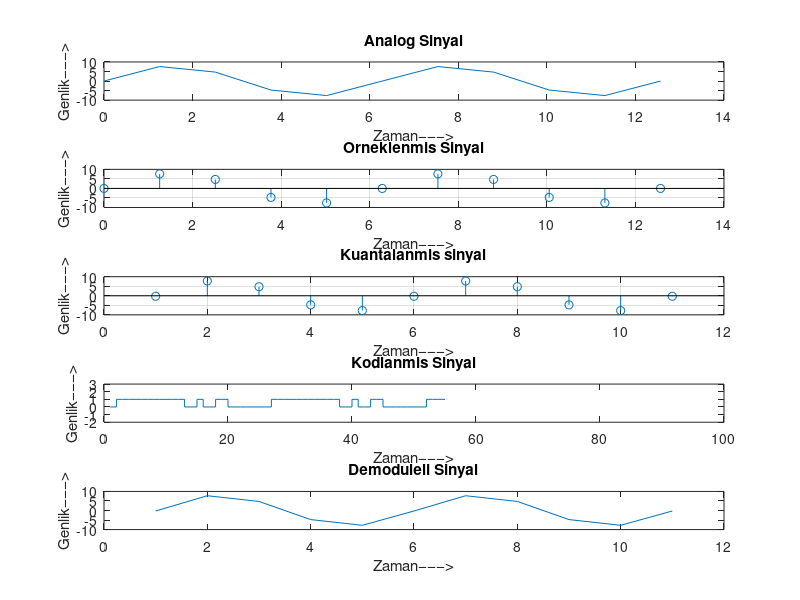

Reproduce this figure in MATLAB.
clc; 
close all; 
clear all;

n=input('N−bit PCM sistemi icin n degerini girin: ');
n1=input('Bir periyottaki ornek sayisini girin: ');

L=2^n; % Kuantalama seviyesi

% Sinyal Uretimi ve Ornekleme
x=0:2*pi/n1:4*pi; % n1 sayida ornek secilmelidir
s=8*sin(x); % Sinyalin Genligi 8v'dir

subplot(5,1,1);
plot(x,s);
title('Analog Sinyal'); 
ylabel('Genlik−−−>'); 
xlabel('Zaman−−−>');

subplot(5,1,2);
stem(x,s); 
grid on;
title('Orneklenmis Sinyal'); 
ylabel('Genlik−−−>'); 
xlabel('Zaman−−−>');

% Kuantalama Islemi
Amax=8; 
Amin=-Amax;
del=(Amax-Amin)/L; % adim boyu
part=Amin:del:Amax; % Seviye, del farki ile Amin ve Amax arasindadir
code=Amin-(del/2):del:Amax+(del/2); % Kuantalama Degerleri
[ind,q]=quantiz(s,part,code); % Kuantalama Sureci
% ind indeks numarasini, q kuantalama degerlerini icerir
l1=length(ind); l2=length(q);
for i=1:l1
    if(ind(i)~=0) % Dizini ikili sistemde yapmak icin 0'dan N'ye baslar
        ind(i)=ind(i)-1;
    end
    i=i+1;
end
for i=1:l2
    if(q(i)==Amin-(del/2)) % Seviyeler arasi kuantalama yapilir
        q(i)=Amin+(del/2);
    end
end
subplot(5,1,3);
stem(q);grid on;
title('Kuantalanmis sinyal'); 
ylabel('Genlik−−−>'); 
xlabel('Zaman−−−>');

% Kodlama Islemi
code=de2bi(ind,'left-msb'); % Decimali ikili sisteme donusturme
k=1;
for i=1:l1
    for j=1:n
        coded(k)=code(i,j); % kod matrisini kodlanmis bir satir vektorune donusturme
        j=j+1;
        k=k+1;
    end
    i=i+1;
end
subplot(5,1,4); 
grid on;
stairs(coded); % Kodlanmis Sinyal
axis([0 100 -2 3]);
title('Kodlanmis Sinyal'); 
ylabel('Genlik−−−>'); 
xlabel('Zaman−−−>');


% Demodülasyon Islemi
qunt=reshape(coded,n,length(coded)/n);
index=bi2de(qunt','left-msb'); % Dizini ondalik degerlerine geri alma
q=del*index+Amin+(del/2); % Kuantalama degerlerine geri alma
subplot(5,1,5); 
grid on;
plot(q);
title('Demoduleli Sinyal'); 
ylabel('Genlik−−−>'); 
xlabel('Zaman−−−>');



